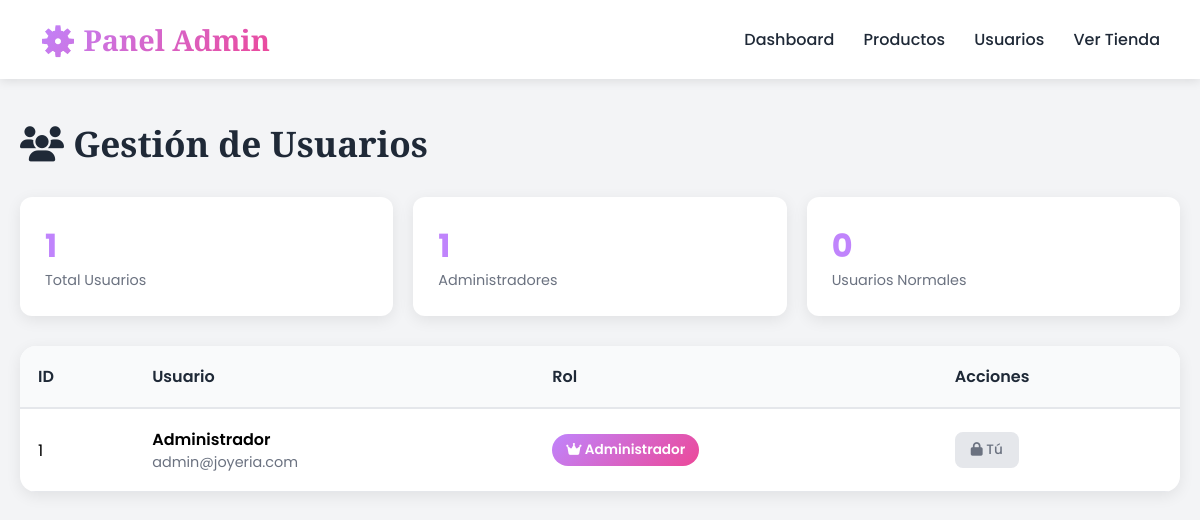
/admin/usuarios (signed in), run on an earlier commit of the app's database.
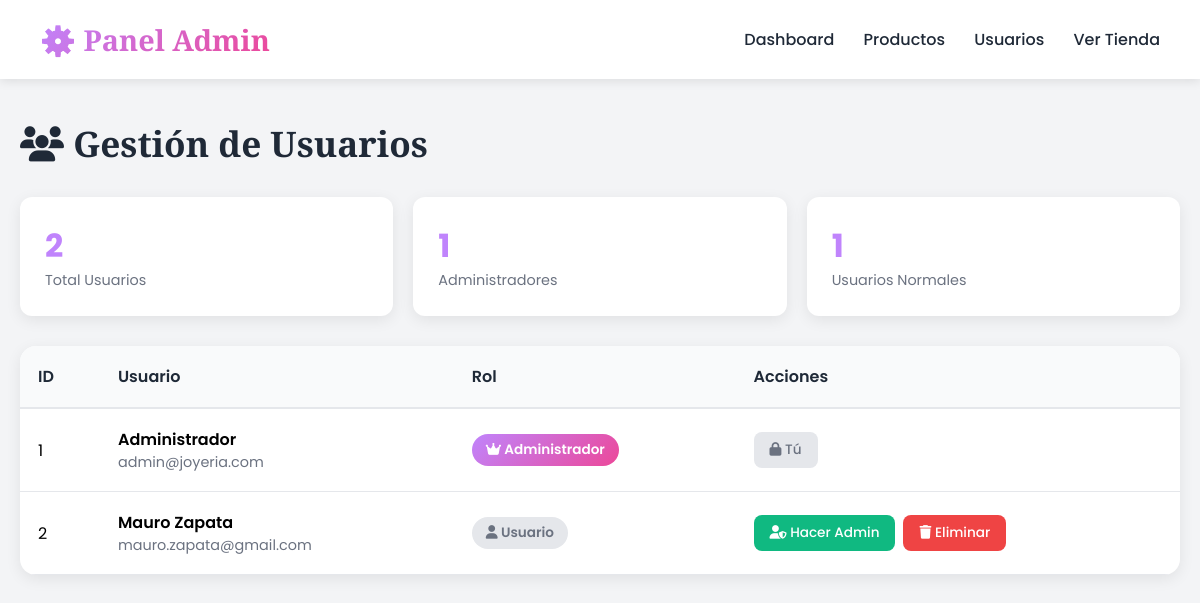
And on a later commit of the database.
### app.py (models this page shows, shortened)
class Usuario(db.Model):
    id = db.Column(db.Integer, primary_key=True)
    nombre = db.Column(db.String(100), nullable=False)
    email = db.Column(db.String(120), unique=True, nullable=False)
    password = db.Column(db.String(200), nullable=False)
    es_admin = db.Column(db.Boolean, default=False)

### app.py (the view)
@app.route('/admin/usuarios')
@admin_requerido
def admin_usuarios():
    usuarios = Usuario.query.all()
    return render_template('admin/usuarios.html', usuarios=usuarios)

### app.py (called while the page is built)
def admin_requerido(f):
    @wraps(f)
    def decorated_function(*args, **kwargs):
        if 'usuario_id' not in session:
            flash('Por favor inicia sesión', 'warning')
            return redirect(url_for('login'))
        usuario = Usuario.query.get(session['usuario_id'])
        if not usuario or not usuario.es_admin:
            flash('No tienes permisos de administrador', 'danger')
            return redirect(url_for('index'))
        return f(*args, **kwargs)
    return decorated_function

### src/templates/admin/usuarios.html (shortened to what this page needs)
<!DOCTYPE html>
<html lang="es">
<head>
    <link rel="stylesheet" href="https://cdnjs.cloudflare.com/ajax/libs/font-awesome/6.4.0/css/all.min.css">
</head>
<body>
    <nav class="admin-nav">
        <div class="logo">⚙️ Panel Admin</div>
        <div class="nav-links">
            <a href="{{ url_for('admin_dashboard') }}">Dashboard</a>
            <a href="{{ url_for('admin_productos') }}">Productos</a>
            <a href="{{ url_for('admin_usuarios') }}">Usuarios</a>
            <a href="{{ url_for('index') }}">Ver Tienda</a>
        </div>
    </nav>
    <div class="container">
        <h1><i class="fas fa-users"></i> Gestión de Usuarios</h1>
        <div class="stats">
            <div class="stat-card">
                <div class="stat-number">{{ usuarios|length }}</div>
                <div class="stat-label">Total Usuarios</div>
            </div>
            <div class="stat-card">
                <div class="stat-number">{{ usuarios|selectattr('es_admin')|list|length }}</div>
                <div class="stat-label">Administradores</div>
            </div>
            <div class="stat-card">
                <div class="stat-number">{{ usuarios|rejectattr('es_admin')|list|length }}</div>
                <div class="stat-label">Usuarios Normales</div>
            </div>
        </div>
        <div class="users-table">
            <table>
                <thead>
                    <tr>
                        <th>ID</th>
                        <th>Usuario</th>
                        <th>Rol</th>
                        <th>Acciones</th>
                    </tr>
                </thead>
                <tbody>
                    {% for usuario in usuarios %}
                    <tr>
                        <td>{{ usuario.id }}</td>
                        <td>
                            <div style="font-weight: 600;">{{ usuario.nombre }}</div>
                            <div class="user-email">{{ usuario.email }}</div>
                        </td>
                        <td>
                            {% if usuario.es_admin %}
                                <span class="badge badge-admin">
                                    <i class="fas fa-crown"></i> Administrador
                                </span>
                            {% else %}
                                <span class="badge badge-user">
                                    <i class="fas fa-user"></i> Usuario
                                </span>
                            {% endif %}
                        </td>
                        <td>
                            <div class="action-buttons">
                                {% if not usuario.es_admin %}
                                    <a href="{{ url_for('hacer_admin', id=usuario.id) }}"
                                       class="btn-small btn-admin"
                                       onclick="return confirm('¿Hacer administrador a {{ usuario.nombre }}?')">
                                        <i class="fas fa-user-shield"></i> Hacer Admin
                                    </a>
                                {% endif %}
                                {% if usuario.id != session.usuario_id %}
                                <a href="{{ url_for('eliminar_usuario', id=usuario.id) }}"
                                   class="btn-small btn-delete"
                                   onclick="return confirm('¿Estás seguro de eliminar a {{ usuario.nombre }}?')">
                                    <i class="fas fa-trash"></i> Eliminar
                                </a>
                                {% else %}
                                <span class="btn-small" style="background: #e5e7eb; color: #6b7280; cursor: not-allowed;">
                                    <i class="fas fa-lock"></i> Tú
                                </span>
                                {% endif %}
                            </div>
                        </td>
                    </tr>
                    {% endfor %}
                </tbody>
            </table>
        </div>
    </div>
</body>
</html>

What changed in the data, as far as the page shows it:
added Usuario: id "2", nombre "Mauro Zapata", email "mauro.zapata@gmail.com", es_admin False (drawn)
Also different on the page:
{{ usuarios|length }}: "1" → "2"
{{ usuarios|rejectattr('es_admin')|list|length }}: "0" → "1"
